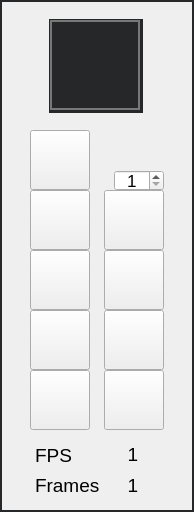
<?xml version="1.0" encoding="UTF-8"?>
<ui version="4.0">
 <class>Tools</class>
 <widget class="QWidget" name="Tools">
  <property name="geometry">
   <rect>
    <x>0</x>
    <y>0</y>
    <width>194</width>
    <height>512</height>
   </rect>
  </property>
  <property name="windowTitle">
   <string>Form</string>
  </property>
  <widget class="QLabel" name="toolBorder">
   <property name="geometry">
    <rect>
     <x>0</x>
     <y>0</y>
     <width>194</width>
     <height>512</height>
    </rect>
   </property>
   <property name="styleSheet">
    <string notr="true">border-color: rgb(38, 39, 40);
border-style: solid;
border-width: 2px;</string>
   </property>
   <property name="text">
    <string/>
   </property>
   <property name="alignment">
    <set>Qt::AlignCenter</set>
   </property>
  </widget>
  <widget class="QPushButton" name="mouseButton">
   <property name="geometry">
    <rect>
     <x>30</x>
     <y>130</y>
     <width>60</width>
     <height>60</height>
    </rect>
   </property>
   <property name="text">
    <string/>
   </property>
   <property name="iconSize">
    <size>
     <width>28</width>
     <height>28</height>
    </size>
   </property>
  </widget>
  <widget class="QPushButton" name="brushButton">
   <property name="geometry">
    <rect>
     <x>104</x>
     <y>190</y>
     <width>60</width>
     <height>60</height>
    </rect>
   </property>
   <property name="text">
    <string/>
   </property>
   <property name="iconSize">
    <size>
     <width>28</width>
     <height>28</height>
    </size>
   </property>
  </widget>
  <widget class="QPushButton" name="circleButton">
   <property name="geometry">
    <rect>
     <x>104</x>
     <y>310</y>
     <width>60</width>
     <height>60</height>
    </rect>
   </property>
   <property name="text">
    <string/>
   </property>
   <property name="iconSize">
    <size>
     <width>28</width>
     <height>28</height>
    </size>
   </property>
  </widget>
  <widget class="QPushButton" name="rectangleButton">
   <property name="geometry">
    <rect>
     <x>30</x>
     <y>310</y>
     <width>60</width>
     <height>60</height>
    </rect>
   </property>
   <property name="text">
    <string/>
   </property>
   <property name="iconSize">
    <size>
     <width>52</width>
     <height>40</height>
    </size>
   </property>
  </widget>
  <widget class="QPushButton" name="eraserButton">
   <property name="geometry">
    <rect>
     <x>30</x>
     <y>190</y>
     <width>60</width>
     <height>60</height>
    </rect>
   </property>
   <property name="text">
    <string/>
   </property>
   <property name="iconSize">
    <size>
     <width>28</width>
     <height>28</height>
    </size>
   </property>
  </widget>
  <widget class="QPushButton" name="gridButton">
   <property name="geometry">
    <rect>
     <x>30</x>
     <y>370</y>
     <width>60</width>
     <height>60</height>
    </rect>
   </property>
   <property name="text">
    <string/>
   </property>
   <property name="iconSize">
    <size>
     <width>28</width>
     <height>28</height>
    </size>
   </property>
  </widget>
  <widget class="QPushButton" name="overlayButton">
   <property name="geometry">
    <rect>
     <x>104</x>
     <y>370</y>
     <width>60</width>
     <height>60</height>
    </rect>
   </property>
   <property name="text">
    <string/>
   </property>
   <property name="iconSize">
    <size>
     <width>28</width>
     <height>28</height>
    </size>
   </property>
  </widget>
  <widget class="QPushButton" name="clearButton">
   <property name="geometry">
    <rect>
     <x>30</x>
     <y>250</y>
     <width>60</width>
     <height>60</height>
    </rect>
   </property>
   <property name="text">
    <string/>
   </property>
   <property name="iconSize">
    <size>
     <width>28</width>
     <height>28</height>
    </size>
   </property>
  </widget>
  <widget class="QPushButton" name="currentColorButton">
   <property name="geometry">
    <rect>
     <x>50</x>
     <y>20</y>
     <width>90</width>
     <height>90</height>
    </rect>
   </property>
   <property name="styleSheet">
    <string notr="true">border-color: rgb(120, 120, 120); 
border-style: solid; 
border-width: 2px;</string>
   </property>
   <property name="text">
    <string/>
   </property>
   <property name="iconSize">
    <size>
     <width>28</width>
     <height>28</height>
    </size>
   </property>
  </widget>
  <widget class="QPushButton" name="togglePreviewButton">
   <property name="geometry">
    <rect>
     <x>104</x>
     <y>250</y>
     <width>60</width>
     <height>60</height>
    </rect>
   </property>
   <property name="text">
    <string/>
   </property>
   <property name="iconSize">
    <size>
     <width>28</width>
     <height>28</height>
    </size>
   </property>
  </widget>
  <widget class="QSpinBox" name="brushSize">
   <property name="geometry">
    <rect>
     <x>114</x>
     <y>170</y>
     <width>50</width>
     <height>21</height>
    </rect>
   </property>
   <property name="font">
    <font>
     <pointsize>13</pointsize>
    </font>
   </property>
   <property name="alignment">
    <set>Qt::AlignCenter</set>
   </property>
   <property name="buttonSymbols">
    <enum>QAbstractSpinBox::UpDownArrows</enum>
   </property>
   <property name="minimum">
    <number>1</number>
   </property>
  </widget>
  <widget class="QLabel" name="fpsSpeed">
   <property name="geometry">
    <rect>
     <x>118</x>
     <y>439</y>
     <width>30</width>
     <height>30</height>
    </rect>
   </property>
   <property name="font">
    <font>
     <pointsize>14</pointsize>
    </font>
   </property>
   <property name="frameShape">
    <enum>QFrame::NoFrame</enum>
   </property>
   <property name="lineWidth">
    <number>2</number>
   </property>
   <property name="text">
    <string>1</string>
   </property>
   <property name="scaledContents">
    <bool>false</bool>
   </property>
   <property name="alignment">
    <set>Qt::AlignCenter</set>
   </property>
  </widget>
  <widget class="QLabel" name="fpsSpeedLabel">
   <property name="geometry">
    <rect>
     <x>35</x>
     <y>440</y>
     <width>51</width>
     <height>30</height>
    </rect>
   </property>
   <property name="font">
    <font>
     <pointsize>14</pointsize>
    </font>
   </property>
   <property name="frameShape">
    <enum>QFrame::NoFrame</enum>
   </property>
   <property name="lineWidth">
    <number>1</number>
   </property>
   <property name="text">
    <string>FPS</string>
   </property>
   <property name="scaledContents">
    <bool>false</bool>
   </property>
   <property name="alignment">
    <set>Qt::AlignLeading|Qt::AlignLeft|Qt::AlignVCenter</set>
   </property>
  </widget>
  <widget class="QLabel" name="numberOfFrames">
   <property name="geometry">
    <rect>
     <x>118</x>
     <y>470</y>
     <width>30</width>
     <height>30</height>
    </rect>
   </property>
   <property name="font">
    <font>
     <pointsize>14</pointsize>
    </font>
   </property>
   <property name="frameShape">
    <enum>QFrame::NoFrame</enum>
   </property>
   <property name="lineWidth">
    <number>2</number>
   </property>
   <property name="text">
    <string>1</string>
   </property>
   <property name="scaledContents">
    <bool>false</bool>
   </property>
   <property name="alignment">
    <set>Qt::AlignCenter</set>
   </property>
  </widget>
  <widget class="QLabel" name="numberOfFramesLabel">
   <property name="geometry">
    <rect>
     <x>35</x>
     <y>470</y>
     <width>71</width>
     <height>30</height>
    </rect>
   </property>
   <property name="font">
    <font>
     <pointsize>14</pointsize>
    </font>
   </property>
   <property name="frameShape">
    <enum>QFrame::NoFrame</enum>
   </property>
   <property name="lineWidth">
    <number>1</number>
   </property>
   <property name="text">
    <string>Frames</string>
   </property>
   <property name="scaledContents">
    <bool>false</bool>
   </property>
   <property name="alignment">
    <set>Qt::AlignLeading|Qt::AlignLeft|Qt::AlignVCenter</set>
   </property>
  </widget>
  <widget class="QLabel" name="colorBorder">
   <property name="geometry">
    <rect>
     <x>49</x>
     <y>19</y>
     <width>94</width>
     <height>94</height>
    </rect>
   </property>
   <property name="styleSheet">
    <string notr="true">background-color: rgb(38, 39, 40);</string>
   </property>
   <property name="text">
    <string/>
   </property>
  </widget>
  <zorder>toolBorder</zorder>
  <zorder>fpsSpeed</zorder>
  <zorder>fpsSpeedLabel</zorder>
  <zorder>numberOfFrames</zorder>
  <zorder>numberOfFramesLabel</zorder>
  <zorder>colorBorder</zorder>
  <zorder>mouseButton</zorder>
  <zorder>brushButton</zorder>
  <zorder>circleButton</zorder>
  <zorder>rectangleButton</zorder>
  <zorder>eraserButton</zorder>
  <zorder>gridButton</zorder>
  <zorder>overlayButton</zorder>
  <zorder>clearButton</zorder>
  <zorder>currentColorButton</zorder>
  <zorder>togglePreviewButton</zorder>
  <zorder>brushSize</zorder>
 </widget>
 <resources/>
 <connections/>
</ui>
